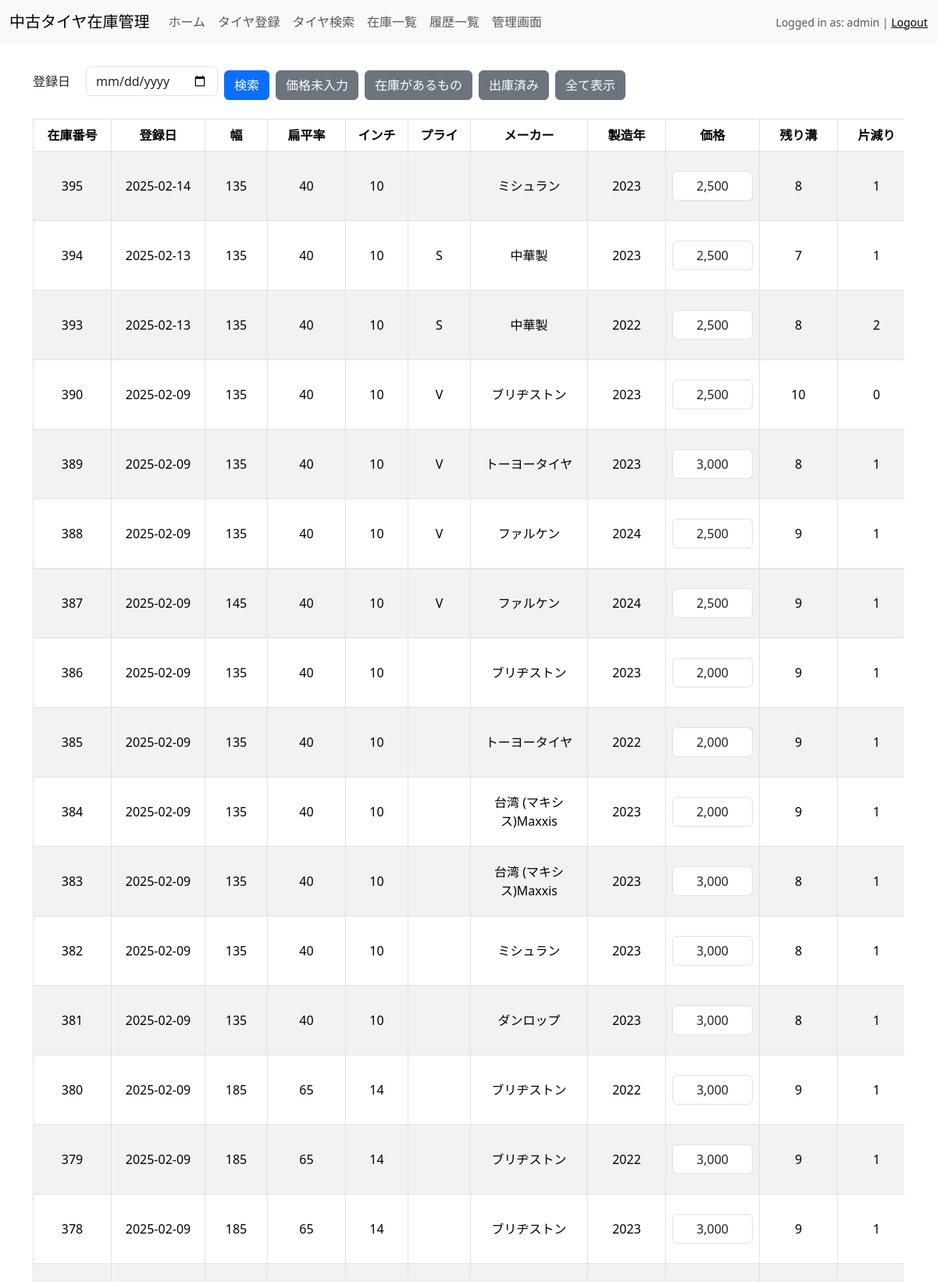
Screenshot of /inventory_list (signed in, upper part) with the database file from the repository.
### models.py (models this page shows, shortened)
class User(UserMixin, db.Model):
    id = db.Column(db.Integer, primary_key=True)
    username = db.Column(db.String(150), unique=True, nullable=False)
    password_hash = db.Column(db.String(150), nullable=False)
    role_id = db.Column(db.Integer, db.ForeignKey('roles.id'))
    role = db.relationship('Role', backref=db.backref('users', lazy=True))
    def has_role(self, role_name):
        return self.role and self.role.name == role_name

class InputPage(db.Model):
    __tablename__ = 'input_page'  # テーブル名を明示的に指定
    id = db.Column(db.Integer, primary_key=True)
    registration_date = db.Column(db.DateTime, nullable=False, default=lambda: datetime.now(JST).replace(microsecond=0))
    width = db.Column(db.Integer, db.ForeignKey('width.id'), nullable=False)
    aspect_ratio = db.Column(db.Integer, db.ForeignKey('aspect_ratio.id'), nullable=False)
    inch = db.Column(db.Integer, db.ForeignKey('inch.id'), nullable=False)
    other_details = db.Column(db.String)
    manufacturing_year = db.Column(db.Integer)
    manufacturer = db.Column(db.Integer, db.ForeignKey('manufacturer.id'), nullable=False)
    tread_depth = db.Column(db.Integer)
    uneven_wear = db.Column(db.Integer)
    ply_rating = db.Column(db.Integer, db.ForeignKey('ply_rating.id'), nullable=False)
    price = db.Column(db.Float, nullable=True)  # nullable=Trueに変更
    is_dispatched = db.Column(db.Boolean, default=False, nullable=False)
    width_ref = db.relationship('Width', backref='input_pages', lazy=True)
    aspect_ratio_ref = db.relationship('AspectRatio', backref='input_pages', lazy=True)
    inch_ref = db.relationship('Inch', backref='input_pages', lazy=True)
    manufacturer_ref = db.relationship('Manufacturer', backref='input_pages', lazy=True)
    ply_rating_ref = db.relationship('PlyRating', backref='input_pages', lazy=True)  # 新たに追加

class Width(db.Model):
    id = db.Column(db.Integer, primary_key=True)
    value = db.Column(db.Integer, nullable=False)

class AspectRatio(db.Model):
    id = db.Column(db.Integer, primary_key=True)
    value = db.Column(db.Integer, nullable=False)

class Inch(db.Model):
    id = db.Column(db.Integer, primary_key=True)
    value = db.Column(db.Integer, nullable=False)

class Manufacturer(db.Model):
    id = db.Column(db.Integer, primary_key=True)
    name = db.Column(db.String, nullable=False)

class PlyRating(db.Model):
    __tablename__ = 'ply_rating'  # テーブル名を明示的に指定
    id = db.Column(db.Integer, primary_key=True)
    value = db.Column(db.String, nullable=False)
    is_custom = db.Column(db.Integer, nullable=False)
    added_date = db.Column(db.Date, nullable=False)

### app.py (the view, shortened to what this page needs)
@app.route('/inventory_list', methods=['GET', 'POST'])
def inventory_list():
    form = SearchForm()
    edit_forms = {}
    query = InputPage.query.order_by(InputPage.id.desc())
    query = query.filter(InputPage.is_dispatched == False)
    tires = query.all()
    for tire in tires:
        if not isinstance(tire.registration_date, datetime):
            try:
                tire.registration_date = datetime.strptime(tire.registration_date, '%Y-%m-%d %H:%M:%S')
            except (ValueError, TypeError):
                print(f"🚨 `registration_date` の変換失敗: {tire.registration_date}")
    return render_template('inventory_list.html', form=form, tires=tires)

### forms.py
class SearchForm(FlaskForm):
    width = SelectField('幅', coerce=int, validators=[Optional()])
    aspect_ratio = SelectField('扁平率', coerce=int, validators=[Optional()])
    inch = SelectField('インチ', coerce=int, validators=[Optional()])
    ply_rating = SelectField('プライ', coerce=int, validators=[Optional()])  # ply_rating フィールド
    registration_date = DateField('登録日', format='%Y-%m-%d', validators=[Optional()])  # 日付フィールド追加
    submit = SubmitField('検索')
    def __init__(self, *args, **kwargs):
        super().__init__(*args, **kwargs)
        self.width.choices = [(0, f"{self.width.label.text}")] + [(w.id, w.value) for w in Width.query.all()]
        self.width.default = 0  # 初期値を指定
        self.aspect_ratio.choices = [(0, f"{self.aspect_ratio.label.text}")] + [(ar.id, ar.value) for ar in AspectRatio.query.all()]
        self.aspect_ratio.default = 0  # 初期値を指定
        self.inch.choices = [(0, f"{self.inch.label.text}")] + [(i.id, i.value) for i in Inch.query.all()]
        self.inch.default = 0  # 初期値を指定
        self.ply_rating.choices = [(0, f"{self.ply_rating.label.text}")] + [(p.id, p.value) for p in PlyRating.query.all()]
        self.ply_rating.default = 0  # 初期値を指定

### app.py (called while the page is built)
@login_manager.user_loader
def load_user(user_id):
    return User.query.get(int(user_id))

@app.context_processor
def inject_user():
    from flask_login import current_user
    return dict(user=current_user)

@app.template_filter('currency')
def format_currency(value):
    if value is None:
        return ""  # 値がない場合は空文字を返す
    try:
        return "{:,.0f}".format(value)
    except ValueError:
        return value  # フォーマットに失敗した場合は元の値を返す

### templates/inventory_list.html (shortened to what this page needs)
{% extends "base.html" %}
{% block content %}
<div class="container my-4">
    <form method="POST" class="mb-4">
        <div class="d-flex flex-wrap align-items-center gap-2">
            <div class="d-flex align-items-center nowrap">
                <label class="mr-2 mb-0">{{ form.registration_date.label }}</label>
                {{ form.registration_date(class="form-control", size=10) }}
            </div>
            <button type="submit" name="search" class="btn btn-primary">検索</button>
            <button type="submit" name="filter_unpriced" class="btn btn-secondary">価格未入力</button>
            <button type="submit" name="filter_in_stock" class="btn btn-secondary">在庫があるもの</button>
            <button type="submit" name="filter_dispatched" class="btn btn-secondary">出庫済み</button>
            <button type="submit" name="reset" class="btn btn-secondary">全て表示</button>
        </div>
    </form>
    <div class="table-responsive">
        <form method="POST">
            <table class="table table-bordered table-striped table-hover">
                <thead class="thead-light">
                    <tr>
                        <th style="min-width: 100px;">在庫番号</th>
                        <th style="min-width: 120px;">登録日</th>
                        <th style="min-width: 80px;">幅</th>
                        <th style="min-width: 100px;">扁平率</th>
                        <th style="min-width: 80px;">インチ</th>
                        <th style="min-width: 80px;">プライ</th>
                        <th style="min-width: 150px;">メーカー</th>
                        <th style="min-width: 100px;">製造年</th>
                        <th style="min-width: 120px;">価格</th>
                        <th style="min-width: 100px;">残り溝</th>
                        <th style="min-width: 100px;">片減り</th>
                    </tr>
                </thead>
                <tbody>
                    {% for tire in tires %}
                    <tr>
                        <td>{{ tire.id }}</td>
                        <td>{{ tire.registration_date.strftime('%Y-%m-%d') if tire.registration_date else 'N/A' }}</td>
                        <td>{{ tire.width_ref.value }}</td>
                        <td>{{ tire.aspect_ratio_ref.value }}</td>
                        <td>{{ tire.inch_ref.value }}</td>
                        <td>{{ tire.ply_rating_ref.value }}</td>
                        <td>{{ tire.manufacturer_ref.name }}</td>
                        <td>{{ tire.manufacturing_year }}</td>
                        <td>
                            <input type="text" name="price_{{ tire.id }}" value="{{ tire.price|int|currency }}" class="form-control" size="10">
                        </td>
                        <td>{{ tire.tread_depth }}</td>
                        <td>{{ tire.uneven_wear }}</td>
                    </tr>
                    {% endfor %}
                </tbody>
            </table>
        </form>
    </div>
</div>
{% endblock %}

### templates/base.html (shortened to what this page needs)
<!DOCTYPE html>
<html lang="ja">
<head>
    <link rel="stylesheet" href="{{ url_for('static', filename='css/style.css') }}">
    <link href="https://cdn.jsdelivr.net/npm/bootstrap@5.3.3/dist/css/bootstrap.min.css" rel="stylesheet">
</head>
<body>
    <header>
    <nav class="navbar navbar-expand-lg navbar-light bg-light">
        <div class="container-fluid">
            <a class="navbar-brand" href="{{ url_for('index') }}">中古タイヤ在庫管理</a>
            <div class="collapse navbar-collapse" id="navbarNav">
                <ul class="navbar-nav">
                    <li class="nav-item">
                        <a class="nav-link" href="{{ url_for('index') }}">ホーム</a>
                    </li>
                    <li class="nav-item">
                        <a class="nav-link" href="{{ url_for('input_page') }}">タイヤ登録</a>
                    </li>
                    <li class="nav-item">
                        <a class="nav-link" href="{{ url_for('search_page') }}">タイヤ検索</a>
                    </li>
                    <li class="nav-item">
                        <a class="nav-link" href="{{ url_for('inventory_list') }}">在庫一覧</a>
                    </li>
                    <li class="nav-item">
                        <a class="nav-link" href="{{ url_for('history_page') }}">履歴一覧</a>
                    </li>
                    {% if user.is_authenticated and user.has_role('admin') %}
                        <li class="nav-item">
                            <a class="nav-link" href="{{ url_for('admin.manage') }}">管理画面</a>
                        </li>
                    {% endif %}
                </ul>
                {% if user.is_authenticated %}
                    <span class="navbar-text ms-auto small">
                        Logged in as: {{ user.username }} | <a href="{{ url_for('logout') }}">Logout</a>
                    </span>
                {% endif %}
            </div>
        </div>
    </nav>
</header>
    <main>
        {% block content %}
        {% endblock %}
    </main>
</body>
</html>

### static/css/style.css (style rules this page uses)
* { box-sizing: border-box; }
.navbar { background-color: #f8f9fa; }
.navbar-text { color: #343a40; }
input { min-width: 35px; }
body { background-color: #f8f9fa; }
form { background-color: #fff; }
.btn { padding: 10px 20px; margin-top: 10px; background-color: #007bff; color: #fff; border: none; cursor: pointer; border-radius: 5px; }
.d-flex.flex-wrap.gap-2 { gap: 10px; }
.d-flex.align-items-center label { margin-right: 5px; }
.nowrap label { white-space: nowrap; }
.d-flex.align-items-center label { margin-right: 10px; }
.table td, .table th { text-align: center; vertical-align: middle; }
.table input { text-align: center; }
.btn { font-size: 1rem; padding: 0.75rem 1.5rem; border: none; border-radius: 5px; transition: background-color 0.3s ease, transform 0.1s ease; }
.btn-primary { background-color: #007bff; color: #fff; }
.btn-secondary { background-color: #6c757d; color: #fff; }

### rows the page displays
User: username "admin"
InputPage: id "395", registration_date "2025-02-14", width_ref.value "135", aspect_ratio_ref.value "40", inch_ref.value "10", manufacturer_ref.name "ミシュラン", manufacturing_year "2023", price "2,500", tread_depth "8", uneven_wear "1"
InputPage: id "394", registration_date "2025-02-13", width_ref.value "135", aspect_ratio_ref.value "40", inch_ref.value "10", ply_rating_ref.value "S", manufacturer_ref.name "中華製", manufacturing_year "2023", price "2,500", tread_depth "7", uneven_wear "1"
InputPage: id "393", registration_date "2025-02-13", width_ref.value "135", aspect_ratio_ref.value "40", inch_ref.value "10", ply_rating_ref.value "S", manufacturer_ref.name "中華製", manufacturing_year "2022", price "2,500", tread_depth "8", uneven_wear "2"
InputPage: id "390", registration_date "2025-02-09", width_ref.value "135", aspect_ratio_ref.value "40", inch_ref.value "10", ply_rating_ref.value "V", manufacturer_ref.name "ブリヂストン", manufacturing_year "2023", price "2,500", tread_depth "10", uneven_wear "0"
InputPage: id "389", registration_date "2025-02-09", width_ref.value "135", aspect_ratio_ref.value "40", inch_ref.value "10", ply_rating_ref.value "V", manufacturer_ref.name "トーヨータイヤ", manufacturing_year "2023", price "3,000", tread_depth "8", uneven_wear "1"
InputPage: id "388", registration_date "2025-02-09", width_ref.value "135", aspect_ratio_ref.value "40", inch_ref.value "10", ply_rating_ref.value "V", manufacturer_ref.name "ファルケン", manufacturing_year "2024", price "2,500", tread_depth "9", uneven_wear "1"
InputPage: id "387", registration_date "2025-02-09", width_ref.value "145", aspect_ratio_ref.value "40", inch_ref.value "10", ply_rating_ref.value "V", manufacturer_ref.name "ファルケン", manufacturing_year "2024", price "2,500", tread_depth "9", uneven_wear "1"
InputPage: id "386", registration_date "2025-02-09", width_ref.value "135", aspect_ratio_ref.value "40", inch_ref.value "10", manufacturer_ref.name "ブリヂストン", manufacturing_year "2023", price "2,000", tread_depth "9", uneven_wear "1"
InputPage: id "385", registration_date "2025-02-09", width_ref.value "135", aspect_ratio_ref.value "40", inch_ref.value "10", manufacturer_ref.name "トーヨータイヤ", manufacturing_year "2022", price "2,000", tread_depth "9", uneven_wear "1"
InputPage: id "384", registration_date "2025-02-09", width_ref.value "135", aspect_ratio_ref.value "40", inch_ref.value "10", manufacturer_ref.name "台湾 (マキシス)Maxxis", manufacturing_year "2023", price "2,000", tread_depth "9", uneven_wear "1"
InputPage: id "383", registration_date "2025-02-09", width_ref.value "135", aspect_ratio_ref.value "40", inch_ref.value "10", manufacturer_ref.name "台湾 (マキシス)Maxxis", manufacturing_year "2023", price "3,000", tread_depth "8", uneven_wear "1"
InputPage: id "382", registration_date "2025-02-09", width_ref.value "135", aspect_ratio_ref.value "40", inch_ref.value "10", manufacturer_ref.name "ミシュラン", manufacturing_year "2023", price "3,000", tread_depth "8", uneven_wear "1"
InputPage: id "381", registration_date "2025-02-09", width_ref.value "135", aspect_ratio_ref.value "40", inch_ref.value "10", manufacturer_ref.name "ダンロップ", manufacturing_year "2023", price "3,000", tread_depth "8", uneven_wear "1"
InputPage: id "380", registration_date "2025-02-09", width_ref.value "185", aspect_ratio_ref.value "65", inch_ref.value "14", manufacturer_ref.name "ブリヂストン", manufacturing_year "2022", price "3,000", tread_depth "9", uneven_wear "1"
InputPage: id "379", registration_date "2025-02-09", width_ref.value "185", aspect_ratio_ref.value "65", inch_ref.value "14", manufacturer_ref.name "ブリヂストン", manufacturing_year "2022", price "3,000", tread_depth "9", uneven_wear "1"
InputPage: id "378", registration_date "2025-02-09", width_ref.value "185", aspect_ratio_ref.value "65", inch_ref.value "14", manufacturer_ref.name "ブリヂストン", manufacturing_year "2023", price "3,000", tread_depth "9", uneven_wear "1"
